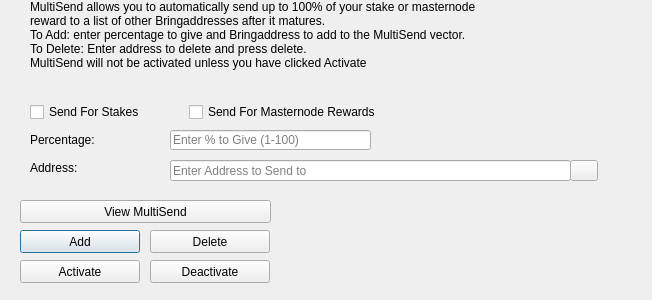
<?xml version="1.0" encoding="UTF-8"?>
<ui version="4.0">
 <class>MultiSendDialog</class>
 <widget class="QDialog" name="MultiSendDialog">
  <property name="windowModality">
   <enum>Qt::NonModal</enum>
  </property>
  <property name="geometry">
   <rect>
    <x>0</x>
    <y>0</y>
    <width>652</width>
    <height>300</height>
   </rect>
  </property>
  <property name="windowTitle">
   <string>MultiSend</string>
  </property>
  <widget class="QLineEdit" name="multiSendPercentEdit">
   <property name="geometry">
    <rect>
     <x>170</x>
     <y>130</y>
     <width>201</width>
     <height>20</height>
    </rect>
   </property>
   <property name="toolTip">
    <string>Enter whole numbers 1 - 100</string>
   </property>
   <property name="placeholderText">
    <string>Enter % to Give (1-100)</string>
   </property>
  </widget>
  <widget class="QLineEdit" name="multiSendAddressEdit">
   <property name="geometry">
    <rect>
     <x>170</x>
     <y>160</y>
     <width>401</width>
     <height>21</height>
    </rect>
   </property>
   <property name="toolTip">
    <string/>
   </property>
   <property name="placeholderText">
    <string>Enter Address to Send to</string>
   </property>
  </widget>
  <widget class="QLabel" name="label_2">
   <property name="geometry">
    <rect>
     <x>30</x>
     <y>0</y>
     <width>451</width>
     <height>121</height>
    </rect>
   </property>
   <property name="lineWidth">
    <number>1</number>
   </property>
   <property name="text">
    <string>MultiSend allows you to automatically send up to 100% of your stake or masternode reward to a list of other Bringaddresses after it matures.
To Add: enter percentage to give and Bringaddress to add to the MultiSend vector.
To Delete: Enter address to delete and press delete.
MultiSend will not be activated unless you have clicked Activate</string>
   </property>
   <property name="alignment">
    <set>Qt::AlignLeading|Qt::AlignLeft|Qt::AlignTop</set>
   </property>
   <property name="wordWrap">
    <bool>true</bool>
   </property>
  </widget>
  <widget class="QLabel" name="message">
   <property name="geometry">
    <rect>
     <x>290</x>
     <y>200</y>
     <width>351</width>
     <height>91</height>
    </rect>
   </property>
   <property name="text">
    <string/>
   </property>
  </widget>
  <widget class="QPushButton" name="addButton">
   <property name="geometry">
    <rect>
     <x>20</x>
     <y>230</y>
     <width>120</width>
     <height>23</height>
    </rect>
   </property>
   <property name="toolTip">
    <string/>
   </property>
   <property name="statusTip">
    <string>Add to MultiSend Vector</string>
   </property>
   <property name="text">
    <string>Add</string>
   </property>
  </widget>
  <widget class="QPushButton" name="disableButton">
   <property name="geometry">
    <rect>
     <x>150</x>
     <y>260</y>
     <width>120</width>
     <height>23</height>
    </rect>
   </property>
   <property name="statusTip">
    <string>Deactivate MultiSend</string>
   </property>
   <property name="text">
    <string>Deactivate</string>
   </property>
  </widget>
  <widget class="QPushButton" name="addressBookButton">
   <property name="geometry">
    <rect>
     <x>570</x>
     <y>160</y>
     <width>28</width>
     <height>21</height>
    </rect>
   </property>
   <property name="toolTip">
    <string>Choose an address from the address book</string>
   </property>
   <property name="text">
    <string/>
   </property>
   <property name="icon">
    <iconset resource="../bring.qrc">
     <normaloff>:/icons/address-book</normaloff>:/icons/address-book</iconset>
   </property>
   <property name="shortcut">
    <string>Alt+A</string>
   </property>
   <property name="autoDefault">
    <bool>false</bool>
   </property>
  </widget>
  <widget class="QLabel" name="label">
   <property name="geometry">
    <rect>
     <x>30</x>
     <y>130</y>
     <width>121</width>
     <height>20</height>
    </rect>
   </property>
   <property name="toolTip">
    <string>Percentage of stake to send</string>
   </property>
   <property name="text">
    <string>Percentage:</string>
   </property>
  </widget>
  <widget class="QLabel" name="label_5">
   <property name="geometry">
    <rect>
     <x>30</x>
     <y>160</y>
     <width>111</width>
     <height>16</height>
    </rect>
   </property>
   <property name="toolTip">
    <string>Address to send portion of stake to</string>
   </property>
   <property name="text">
    <string>Address:</string>
   </property>
  </widget>
  <widget class="QPushButton" name="deleteButton">
   <property name="geometry">
    <rect>
     <x>150</x>
     <y>230</y>
     <width>120</width>
     <height>23</height>
    </rect>
   </property>
   <property name="toolTip">
    <string/>
   </property>
   <property name="statusTip">
    <string>Delete Address From MultiSend Vector</string>
   </property>
   <property name="text">
    <string>Delete</string>
   </property>
  </widget>
  <widget class="QPushButton" name="activateButton">
   <property name="geometry">
    <rect>
     <x>20</x>
     <y>260</y>
     <width>120</width>
     <height>23</height>
    </rect>
   </property>
   <property name="statusTip">
    <string>Activate MultiSend</string>
   </property>
   <property name="text">
    <string>Activate</string>
   </property>
  </widget>
  <widget class="QPushButton" name="viewButton">
   <property name="geometry">
    <rect>
     <x>20</x>
     <y>200</y>
     <width>251</width>
     <height>23</height>
    </rect>
   </property>
   <property name="toolTip">
    <string/>
   </property>
   <property name="statusTip">
    <string>View MultiSend Vector</string>
   </property>
   <property name="text">
    <string>View MultiSend</string>
   </property>
  </widget>
  <widget class="QWidget" name="horizontalLayoutWidget">
   <property name="geometry">
    <rect>
     <x>30</x>
     <y>100</y>
     <width>351</width>
     <height>24</height>
    </rect>
   </property>
   <layout class="QHBoxLayout" name="horizontalLayout">
    <item>
     <widget class="QCheckBox" name="multiSendStakeCheckBox">
      <property name="text">
       <string>Send For Stakes</string>
      </property>
     </widget>
    </item>
    <item>
     <widget class="QCheckBox" name="multiSendMasternodeCheckBox">
      <property name="text">
       <string>Send For Masternode Rewards</string>
      </property>
     </widget>
    </item>
   </layout>
  </widget>
 </widget>
 <resources>
  <include location="../bring.qrc"/>
 </resources>
 <connections/>
</ui>
